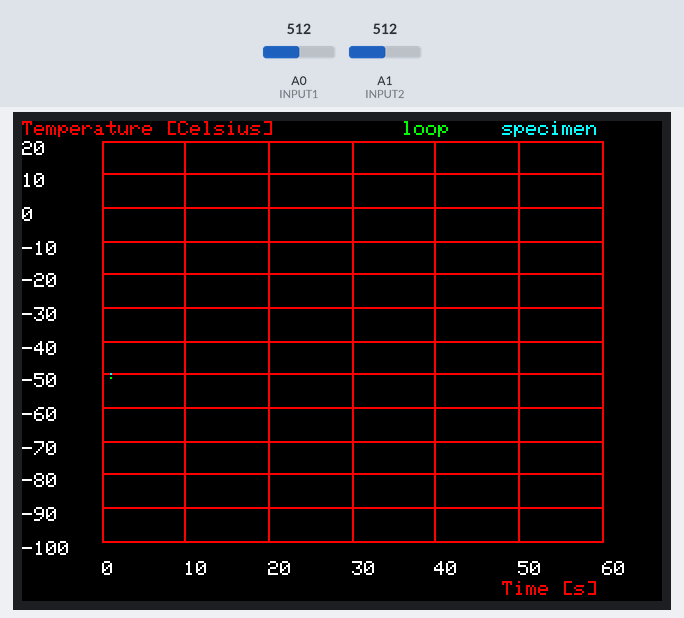
The sketch below on a simulated Arduino Uno, built with avr-gcc and run on an emulated ATmega328P. Shown: 320×240 colour display. The test bench sets the inputs (shaded band); at power-on: A0 (INPUT1) = 512, A1 (INPUT2) = 512. What the sketch prints to the serial monitor is not drawn.

Above: at 1.6 s.
1.7 s: A0 (INPUT1) set to 716
4.5 s: A1 (INPUT2) set to 716
At 5.5 s:
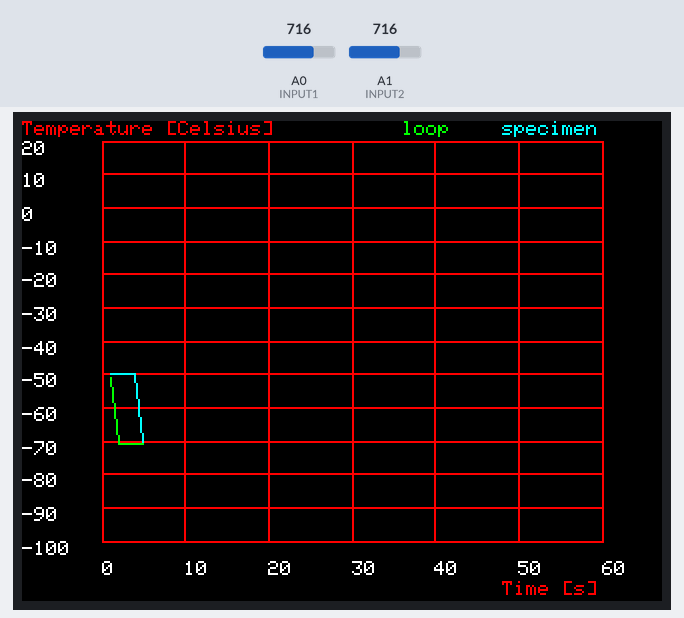
7.5 s: A0 (INPUT1) set to 900
10.5 s: A1 (INPUT2) set to 900
At 11.3 s:
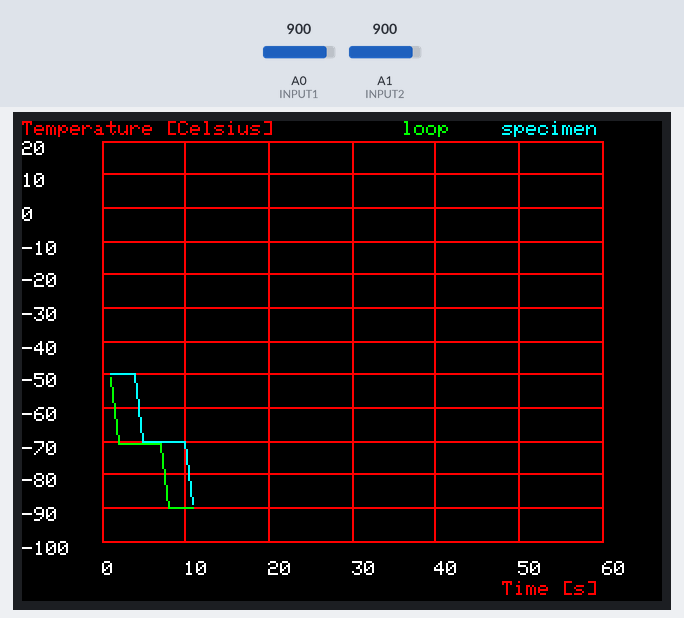
13.5 s: A0 (INPUT1) set to 1023
16.5 s: A1 (INPUT2) set to 1023
At 17.8 s:
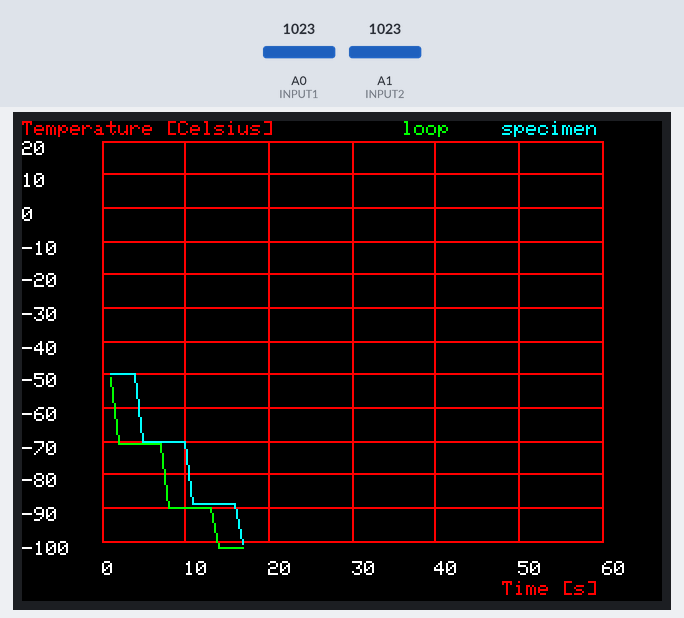
Timing chart, 0 to 19.5 s (numbered marks = the images above; inputs shaded):
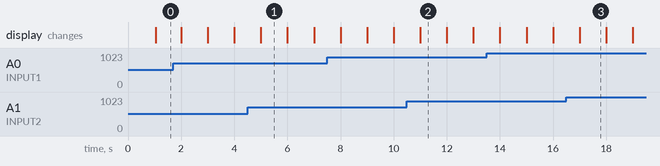

The sketch:

Graph.ino
```cpp
/*

This program provides cartesian type graph function

It requires and Arduino Mega (or UNO) and an Adafruit 3.5" TFT 320x480 + Touchscreen Breakout Board
https://learn.adafruit.com/adafruit-3-5-color-320x480-tft-touchscreen-breakout/overview

Adafruit libraries
https://github.com/adafruit/Adafruit_HX8357_Library/archive/master.zip
https://github.com/adafruit/Adafruit-GFX-Library/archive/master.zip

optional touch screen libraries
https://github.com/adafruit/Touch-Screen-Library/archive/master.zip

Revisions
rev     date        author      description
1       12-24-2015  kasprzak    initial creation


This pin setting will also operate the SD card

Pin settings

  Arduino   device
  5V        Vin
  GND       GND
  A0
  A1
  A2         Y+ (for touch screen use)
  A3         X- (for touch screen use)
and so on

*/
#include <Adafruit_GFX.h>    // Core graphics library
#include <SPI.h>
#include <SD.h>
#include <Adafruit_ILI9341.h>

//#include "TouchScreen.h"
// These are the four touchscreen analog pins
//#define YP A2  // must be an analog pin, use "An" notation!
//#define XM A3  // must be an analog pin, use "An" notation!
//#define YM 8   // can be a digital pin
//#define XP 9   // can be a digital pin equals DC!
//
//#define TS_MINX 150
//#define TS_MINY 120
//#define TS_MAXX 920
//#define TS_MAXY 940
//
//#define MINPRESSURE 5
//#define MAXPRESSURE 1000

// These are 'flexible' lines that can be changed
/* The display uses hardware SPI plus #9 & #10:
** MOSI - pin 11
** MISO - pin 12
** CLK - pin 13
**
 */
#define TFT_CS 10 // SPI Chip Select
#define TFT_DC 9
//#define TFT_RST 8 // RST can be set to -1 if you tie it to Arduino's reset
#define SD_CCS 7 // Card Chip Select for SPI access to sd card

Adafruit_ILI9341 tft = Adafruit_ILI9341(TFT_CS, TFT_DC);

// For better pressure precision, we need to know the resistance
// between X+ and X- Use any multimeter to read it
// For the one we're using, its 300 ohms across the X plate
//TouchScreen ts = TouchScreen(XP, YP, XM, YM, 300);


#define LTBLUE    0xB6DF
#define LTTEAL    0xBF5F
#define LTGREEN   0xBFF7
#define LTCYAN    0xC7FF
#define LTRED     0xFD34
#define LTMAGENTA 0xFD5F
#define LTYELLOW  0xFFF8
#define LTORANGE  0xFE73
#define LTPINK    0xFDDF
#define LTPURPLE  0xCCFF
#define LTGREY    0xE71C

#define BLUE      0x001F
#define TEAL      0x0438
#define GREEN     0x07E0
#define CYAN      0x07FF
#define RED       0xF800
#define MAGENTA   0xF81F
#define YELLOW    0xFFE0
#define ORANGE    0xFC00
#define PINK      0xF81F
#define PURPLE    0x8010
#define GREY      0xC618
#define WHITE     0xFFFF
#define BLACK     0x0000

#define DKBLUE    0x000D
#define DKTEAL    0x020C
#define DKGREEN   0x03E0
#define DKCYAN    0x03EF
#define DKRED     0x6000
#define DKMAGENTA 0x8008
#define DKYELLOW  0x8400
#define DKORANGE  0x8200
#define DKPINK    0x9009
#define DKPURPLE  0x4010
#define DKGREY    0x4A49


#define INPUT1 A0 //  demo sensor for live graphing
#define INPUT2 A1

// boolean to redraw coordinate system on new screen
boolean display1 = true;

double ox , oy, oy2 ; // base values for incremental line drwaing within the graph

  // diagram argument list:
  double  y, y2; // initialize x, y and y2
  double x = 0 ;
  double s = 0; // seconds as x values
  double xrange = 60; // range of x values on one screen
  double gx = 40; // x graph base location (lower left corner) relative to upper left corner of display
  double gy = 210; // y graph base location (lower left corner) relative to upper left corner of display
  double w = 250; // width of graph
  double h = 200; // height of graph
  double xcapright = s + xrange; // stores previous x bounds
  double xcapleft = s; // stores previous x bounds, start with 0
  double xinc = 10; // division of x axis
  double ylo = -100; // lower bound of y axis
  double yhi = 20; // upper bound of y axis
  double yinc = 10; // division of y axis
  String title = "Temperatures";
  String xlabel = "Time [s]";
  String ylabel = "Temperature [Celsius]";
  String yname1 = "loop"; // name for diagram legend
  String yname2 = "specimen"; // name for diagram legend
  unsigned int gcolor = RED; // graph background color
  unsigned int acolor = RED; // axis line color
  unsigned int pcolor1 = GREEN; // y plot color same as legend
  unsigned int pcolor2 = CYAN; // y2 plot color same as legend
  unsigned int tcolor = WHITE; // text color
  unsigned int bcolor = BLACK; // background color text boxes

  unsigned long previousMillis = 0;
  unsigned long interval = 1000; // interval in ms for plotting and data saving on sd

void setup() {

  Serial.begin(9600); // debug
  pinMode(INPUT1, INPUT);
  pinMode(INPUT2, INPUT);
  tft.begin();
  tft.fillScreen(BLACK);
  tft.setRotation(3);

}


void loop() {
  // millis() returns an unsigned long, so define it wright!
  unsigned long currentMillis = millis();
  if(currentMillis - previousMillis >= interval){ // maybe check for offset if other tasks take longer than a second
    previousMillis = currentMillis;
    //x = millis(); // conversion needed from long look it up
    x +=1; // rough test
    Serial.println(millis()); // see how good it is


  //for (x = s; x <= xcapright; x += 1) {
    y = -analogRead(INPUT1) / 10;
    y2 = -analogRead(INPUT2) / 10 + 1;
    Serial.println(y);
    Serial.println(y2);

/* remaining arguments for graph function:
  tft = name of display object
  x = x data point
  y = y data point
  y2 = y2 data point
  &redraw = flag to redraw graph on fist call only, pointer to display
*/
    Graph(tft, x, y, y2, gx, gy, w, h, xcapleft, xcapright, xinc, ylo, yhi, yinc, title, xlabel, ylabel, yname1, yname2, gcolor, acolor, pcolor1, pcolor2, tcolor, bcolor, display1);
    //delay(1000);
    Serial.println(millis());
    // improve with millis for exact seconds
  //}
  if (x == xcapright){
  // overwrite x axis bounds for new screen labelling:
  //s = s + xrange;


  xcapright = xcapright + xrange;
  xcapleft = xcapleft + xrange;
  tft.fillScreen(BLACK);
  display1 = true; // redraws axis for new plot on fresh screen
  }
  }
}

void Graph(Adafruit_ILI9341 &d, double x, double y, double y2, double gx, double gy, double w, double h, double xlo, double xhi, double xinc, double ylo, double yhi, double yinc, String title, String xlabel, String ylabel, String yname1, String yname2, unsigned int gcolor, unsigned int acolor, unsigned int pcolor1,unsigned int pcolor2, unsigned int tcolor, unsigned int bcolor, boolean &redraw) {

  double ydiv, xdiv;
  // initialize old x and old y in order to draw the first point of the graph
  // but save the transformed value
  // note my transform funcition is the same as the map function, except the map uses long and we need doubles
  //static double ox = (x - xlo) * ( w) / (xhi - xlo) + gx;
  //static double oy = (y - ylo) * (gy - h - gy) / (yhi - ylo) + gy;
  double i;
  double temp;
  int rot, newrot;

  if (redraw == true) {

    redraw = false;
    ox = (x - xlo) * ( w) / (xhi - xlo) + gx;
    oy = (y - ylo) * (gy - h - gy) / (yhi - ylo) + gy;
    oy2 = (y2 - ylo) * (gy - h - gy) / (yhi - ylo) + gy;
    // draw y scale
    for ( i = ylo; i <= yhi; i += yinc) {
      // compute the transform
      temp =  (i - ylo) * (gy - h - gy) / (yhi - ylo) + gy;

      if (i == 0) { // on axis
        d.drawLine(gx, temp, gx + w, temp, acolor);
      }
      else { // on graph
        d.drawLine(gx, temp, gx + w, temp, gcolor);
      }

      d.setTextSize(1);
      d.setTextColor(tcolor, bcolor);
      d.setCursor(gx - 40, temp);
      // precision is default Arduino--this could really use some format control
      // round for °C here
      d.println(int(i));
      // d.println(i);
    }
    // draw x scale
    for (i = xlo; i <= xhi; i += xinc) {

      // compute the transform

      temp =  (i - xlo) * ( w) / (xhi - xlo) + gx;
      if (i == 0) {
        d.drawLine(temp, gy, temp, gy - h, acolor);
      }
      else {
        d.drawLine(temp, gy, temp, gy - h, gcolor);
      }

      d.setTextSize(1);
      d.setTextColor(tcolor, bcolor);
      d.setCursor(temp, gy + 10);
      // precision is default Arduino--this could really use some format control
      // round for seconds here
      d.println(int(i));
      // d.println(i);
    }

    //now draw the labels
//    d.setTextSize(2);
//    d.setTextColor(tcolor, bcolor);
//    d.setCursor(gx , gy - h - 30);
//    d.println(title);

    d.setTextSize(1);
    d.setTextColor(acolor, bcolor);
    d.setCursor(gx + 200 , gy + 20);
    d.println(xlabel);

    d.setTextSize(1);
    d.setTextColor(acolor, bcolor);
    d.setCursor(gx - 40, gy - h - 10);
    d.println(ylabel);

    d.setTextSize(1);
    d.setTextColor(pcolor1, bcolor);
    d.setCursor(gx +150, gy - h -10);
    d.println(yname1);

    d.setTextSize(1);
    d.setTextColor(pcolor2, bcolor);
    d.setCursor(gx +200, gy - h -10);
    d.println(yname2);

  }

  //graph drawn now plot the data
  // the entire plotting code are these few lines...
  // recall that ox and oy are initialized as static above
  x =  (x - xlo) * ( w) / (xhi - xlo) + gx;
  y =  (y - ylo) * (gy - h - gy) / (yhi - ylo) + gy;
  y2 = (y2 - ylo) * (gy - h - gy) / (yhi - ylo) + gy;
  d.drawLine(ox, oy, x, y, pcolor1);
  // broadens plot line
  //d.drawLine(ox, oy + 1, x, y + 1, pcolor1);
  //d.drawLine(ox, oy - 1, x, y - 1, pcolor1);

  // broadens plot line
  d.drawLine(ox, oy2, x, y2, pcolor2);
  //d.drawLine(ox, oy2 + 1, x, y2 + 1, pcolor2);
  //d.drawLine(ox, oy2 - 1, x, y2 - 1, pcolor2);
  ox = x;
  oy = y;
  oy2 = y2;

}
```
